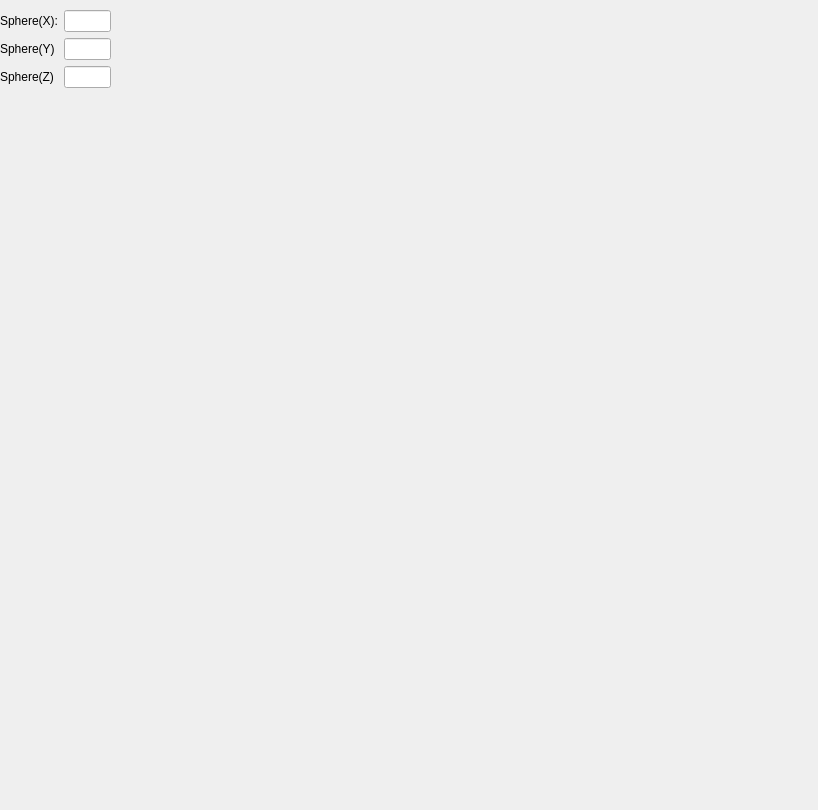
<?xml version="1.0" encoding="UTF-8"?>
<ui version="4.0">
 <class>WidgetValuesSphere</class>
 <widget class="QWidget" name="WidgetValuesSphere">
  <property name="geometry">
   <rect>
    <x>0</x>
    <y>0</y>
    <width>818</width>
    <height>810</height>
   </rect>
  </property>
  <property name="windowTitle">
   <string>Values</string>
  </property>
  <widget class="QWidget" name="layoutWidget">
   <property name="geometry">
    <rect>
     <x>0</x>
     <y>10</y>
     <width>111</width>
     <height>81</height>
    </rect>
   </property>
   <layout class="QFormLayout" name="formLayout">
    <item row="0" column="0">
     <widget class="QLabel" name="label">
      <property name="text">
       <string>Sphere(X):</string>
      </property>
     </widget>
    </item>
    <item row="0" column="1">
     <widget class="QLineEdit" name="lineEdit_X"/>
    </item>
    <item row="1" column="0">
     <widget class="QLabel" name="label_2">
      <property name="text">
       <string>Sphere(Y)</string>
      </property>
     </widget>
    </item>
    <item row="1" column="1">
     <widget class="QLineEdit" name="lineEdit_Y"/>
    </item>
    <item row="2" column="0">
     <widget class="QLabel" name="label_3">
      <property name="text">
       <string>Sphere(Z)</string>
      </property>
     </widget>
    </item>
    <item row="2" column="1">
     <widget class="QLineEdit" name="lineEdit_Z"/>
    </item>
   </layout>
  </widget>
 </widget>
 <resources/>
 <connections/>
</ui>
